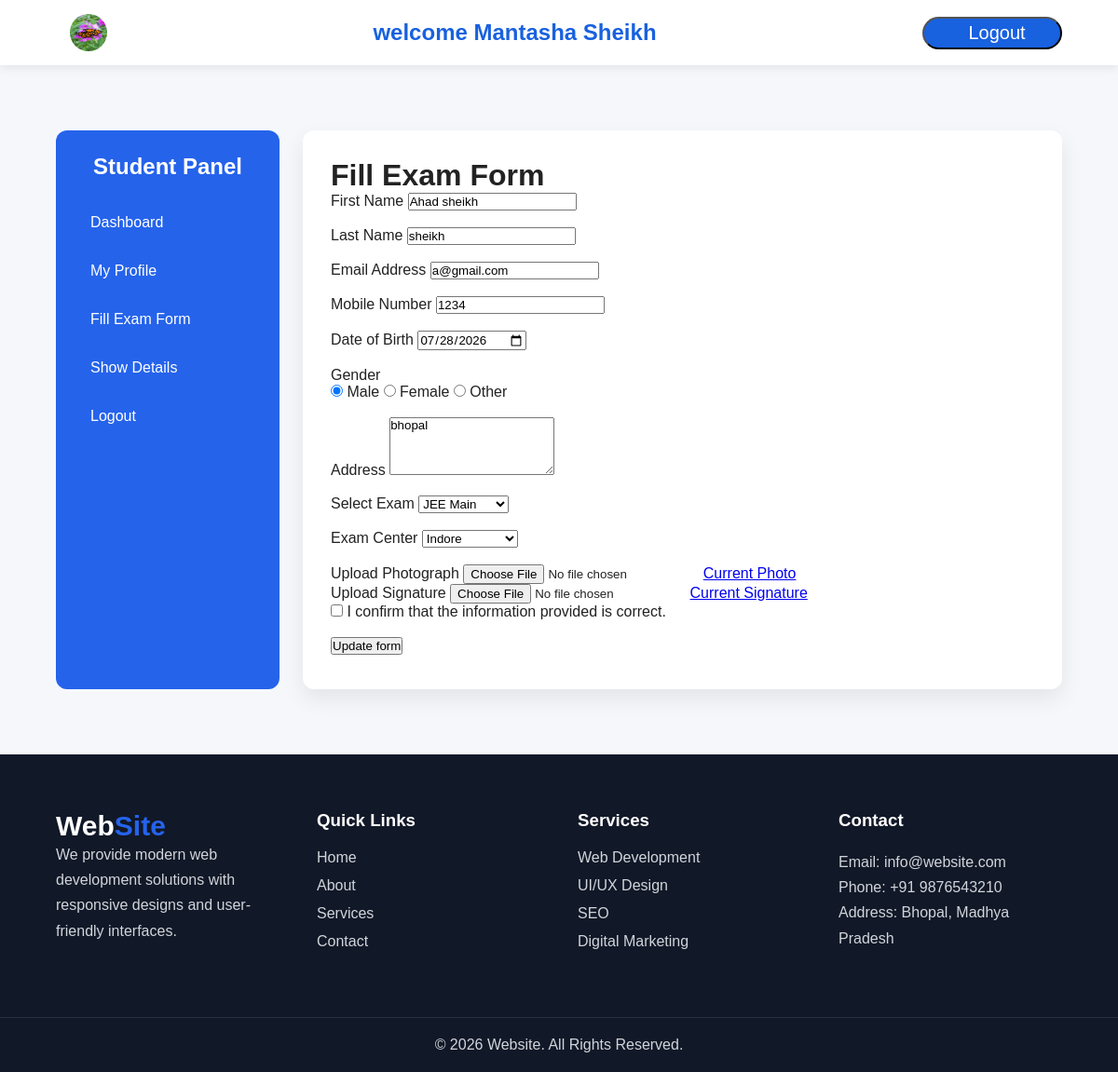
/show_details/edit/7/ (signed in), run on the app's committed database.
### app/models.py (models this page shows, shortened)
class Student(models.Model):
    CITY_CHOICES = (
        ('Bhopal', 'Bhopal'),
        ('Indore', 'Indore'),
        ('Delhi', 'Delhi'),
        ('Mumbai', 'Mumbai'),
        ('Pune', 'Pune'),
    )
    GENDER_CHOICES = (
        ('Male', 'Male'),
        ('Female', 'Female'),
        ('Other', 'Other'),
    )
    QUALIFICATION_CHOICES = (
        ('10th', '10th'),
        ('12th', '12th'),
        ('Diploma', 'Diploma'),
        ('BCA', 'BCA'),
        ('B.Tech', 'B.Tech'),
        ('MCA', 'MCA'),
        ('M.Tech', 'M.Tech'),
        ('Other', 'Other'),
    )
    name = models.CharField(max_length=100)
    email = models.EmailField(unique=True)
    city = models.CharField(max_length=20, choices=CITY_CHOICES)
    image = models.ImageField(upload_to='student_images/')
    resume = models.FileField(upload_to='student_resume/')
    password = models.CharField(max_length=100)
    gender = models.CharField(max_length=10, choices=GENDER_CHOICES)
    qualification = models.CharField(max_length=20, choices=QUALIFICATION_CHOICES)
    description = models.TextField(blank=True, null=True)

class ExamForm(models.Model):
    first_name = models.CharField(max_length=100)
    last_name = models.CharField(max_length=100)
    email = models.EmailField()
    mobile = models.CharField(max_length=10)
    dob = models.DateField()
    gender = models.CharField(max_length=10)
    address = models.TextField()
    exam = models.CharField(max_length=20)
    exam_center = models.CharField(max_length=20)
    photograph = models.ImageField(upload_to='photos/')
    signature = models.ImageField(upload_to='signatures/')
    created_at = models.DateTimeField(auto_now_add=True)
    updated_at = models.DateTimeField(auto_now=True)

### app/views.py (the view)
# urls.py: path('show_details/edit/<int:pk>/', views.edit, name="edit" ),
def edit(req,pk):
    if 'user_id' in req.session:
        user_data = Student.objects.get(id=req.session.get('user_id'))
        exam_data = ExamForm.objects.get(id=pk)
        return render(req,'fill_exam_form.html',{'data':user_data, 'exam_form':True , 'Exam_data':exam_data})

### app/templates/fill_exam_form.html (shortened to what this page needs)
{% extends 'subbase.html' %}
{% block dashboard_content %}
<h1>Fill Exam Form</h1>
{% if not Exam_data %}
<form action="" method="POST" enctype="multipart/form-data">
    {% csrf_token %}
    <div class="row">
        <div class="input-box">
            <label>First Name</label>
            <input type="text" value="{{data.name}}" readonly name="firstName" placeholder="Enter First Name" required>
        </div><br>
        <div class="input-box">
            <label>Last Name</label>
            <input type="text"  name="lastName" placeholder="Enter Last Name" required>
        </div>
    </div><br>
    <div class="input-box">
        <label>Email Address</label>
        <input type="email"  value="{{data.email}}" readonly name="email" placeholder="Enter Email" required>
    </div><br>
    <div class="input-box">
        <label>Mobile Number</label>
        <input type="tel" name="mobile" placeholder="Enter Mobile Number" required>
    </div><br>
    <div class="row">
        <div class="input-box">
            <label>Date of Birth</label>
            <input type="date" name="dob" required>
        </div><br>
        <div class="input-box">
            <label>Gender</label>
            <div class="gender">
                <label><input type="radio" value="Male" name="gender"> Male</label>
                <label><input type="radio" value="Female" name="gender"> Female</label>
                <label><input type="radio" value="other" name="gender"> Other</label>
            </div>
        </div>
    </div><br>
    <div class="input-box">
        <label>Address</label>
        <textarea rows="4" name="address" placeholder="Enter Address"></textarea>
    </div><br>
    <div class="row">
        <div class="input-box">
            <label>Select Exam</label>
            <select name="exam">
                <option>Select Exam</option>
                <option>NDA</option>
                <option>JEE Main</option>
                <option>NEET</option>
                <option>CUET</option>
                <option>SSC</option>
            </select>
        </div><br>
        <div class="input-box">
            <label>Exam Center</label>
            <select name="center">
                <option>Select Center</option>
                <option>Bhopal</option>
                <option>Indore</option>
                <option>Jabalpur</option>
                <option>Gwalior</option>
            </select>
        </div>
    </div><br>
    <div class="input-box">
        <label>Upload Photograph</label>
        <input type="file" name="photo">
    </div><br>
    <div class="input-box">
        <label>Upload Signature</label>
        <input type="file" name="file">
    </div><br>
    <div class="checkbox">
        <input type="checkbox"  required>
        <span>I confirm that the information provided is correct.</span>
    </div><br>
    <button type="submit">Submit Form</button>
</form>
{% else %}
<form action="{% url 'updateform' pk=Exam_data.id %}" method="POST" enctype="multipart/form-data">
    <div class="row">
        <div class="input-box">
            <label>First Name</label>
            <input type="text" value="{{Exam_data.first_name}}" readonly name="firstName" placeholder="Enter First Name" required>
        </div><br>
        <div class="input-box">
            <label>Last Name</label>
            <input type="text" value="{{Exam_data.last_name}}"  name="lastName" placeholder="Enter Last Name" required>
        </div>
    </div><br>
    <div class="input-box">
        <label>Email Address</label>
        <input type="email"  value="{{Exam_data.email}}" readonly name="email" placeholder="Enter Email" required>
    </div><br>
    <div class="input-box">
        <label>Mobile Number</label>
        <input type="tel" value="{{Exam_data.mobile}}"  name="mobile" placeholder="Enter Mobile Number" required>
    </div><br>
    <div class="row">
        <div class="input-box">
            <label>Date of Birth</label>
            <input type="date" name="dob" value="{{ Exam_data.dob|date:'Y-m-d' }}" required>
        </div><br>
        <div class="input-box">
            <label>Gender</label>
            <div class="gender">
               <label><input type="radio" name="gender" value="Male" {% if Exam_data.gender == 'Male' %}checked{% endif %}> Male</label>
               <label><input type="radio" name="gender" value="Female" {% if Exam_data.gender ==  'Female' %}checked{% endif %}> Female</label>
               <label><input type="radio" name="gender" value="other" {% if Exam_data.gender == 'other' %}checked{% endif %}> Other</label>
            </div>
        </div>
    </div><br>
    <div class="input-box">
        <label>Address</label>
        <textarea rows="4" name="address" placeholder="Enter Address">{{Exam_data.address}}</textarea>
    </div><br>
    <div class="row">
        <div class="input-box">
            <label>Select Exam</label>
            <select name="exam">
                <option value="JEE Main" {% if Exam_data.exam == 'JEE Main' %} selected {% endif%}>JEE Main</option>
            </select>
        </div><br>
        <div class="input-box">
            <label>Exam Center</label>
            <select name="center" >
                <option value="Indore" {% if Exam_data.exam_center == 'Indore' %} selected {% endif %}>Indore</option>
            </select>
        </div>
    </div><br>
    <div class="input-box">
    <label>Upload Photograph</label>
    <input type="file" name="photo">
    {% if Exam_data.photograph %}
        <a href="{{ Exam_data.photograph.url }}" target="_blank">
            Current Photo
        </a>
    {% endif %}
</div>
<div class="input-box">
    <label>Upload Signature</label>
    <input type="file" name="file">
    {% if Exam_data.signature %}
        <a href="{{ Exam_data.signature.url }}" target="_blank">
            Current Signature
        </a>
    {% endif %}
</div>
    <div class="checkbox">
        <input type="checkbox"  required>
        <span>I confirm that the information provided is correct.</span>
    </div><br>
    <button type="submit">Update form</button>
</form>
{% endif %}
{% endblock %}

### app/templates/base.html (shortened to what this page needs)
{% load static %}
<head>
    <link rel="stylesheet" href="{% static 'css/base.css' %}">
    {% block style %}
    {% endblock %}
</head>
<body>
  <header>
    <nav>
         {% if not data %}
        <h1>Web<span>Site</span></h1>
        <ul class="nav-links">
            <li><a href="{% url 'home' %}">Home</a></li>
            <li><a href="{% url 'about' %}">About</a></li>
            <li><a href="{% url 'contact' %}">Contact</a></li>
            <li><a href="{% url 'service' %}">Services</a></li>
        </ul>
        {% else %}
        <img src="{{data.image.url}}" alt="Logo" style="width: 40px; height: 40px; border-radius: 50%; margin-left: 15px;">
        <h2 style="font-weight: bold ;color: rgb(24, 97, 223);">welcome  {{data.name}} </h2>
        {% endif %}
        {% if not data %}
        <div class="buttons">
            <button class="btn-register"><a href="{% url 'register' %}">Register</a></button>
            <button class="btn-login"><a href="{% url 'login' %}">Login</a></button>
        </div>
        {% else %}
        <div>
            <button style="background-color: rgb(24, 97, 223); height: 35px; width: 150px;border-radius: 20px;display: flex;justify-content: center;align-items: center;padding-left:10px ;"><a href="{% url 'logout' %}" style="color:white; text-decoration:none; font-size: 20px">Logout</a></button>
        </div>
        {% endif %}
    </nav>
  </header>
  <main>
    {% block content %} {% endblock content %}
  </main>
    <footer>
        <div class="footer-container">
            <div class="footer-section">
                <h2 class="logo">Web<span>Site</span></h2>
                <p>
                    We provide modern web development solutions with responsive
                    designs and user-friendly interfaces.
                </p>
            </div>
            <div class="footer-section">
                <h3>Quick Links</h3>
                <ul>
                    <li><a href="#">Home</a></li>
                    <li><a href="#">About</a></li>
                    <li><a href="#">Services</a></li>
                    <li><a href="#">Contact</a></li>
                </ul>
            </div>
           <div class="footer-section">
                <h3>Services</h3>
                <ul>
                    <li><a href="#">Web Development</a></li>
                    <li><a href="#">UI/UX Design</a></li>
                    <li><a href="#">SEO</a></li>
                    <li><a href="#">Digital Marketing</a></li>
                </ul>
            </div>
            <div class="footer-section">
                <h3>Contact</h3>
                <p>Email: info@website.com</p>
                <p>Phone: +91 9876543210</p>
                <p>Address: Bhopal, Madhya Pradesh</p>
            </div>
        </div>
        <div class="footer-bottom">
            <p>&copy; 2026 Website. All Rights Reserved.</p>
        </div>
    </footer>
</body>

### app/static/css/base.css (style rules this page uses)
* { margin:0; padding:0; box-sizing:border-box; font-family:Arial, Helvetica, sans-serif; }
body { background:#f5f7fb; color:#222; display:flex; flex-direction:column; min-height:100vh; }
header { width:100%; background:#ffffff; box-shadow:0 3px 10px rgba(0,0,0,.08); position:sticky; top:0; z-index:1000; }
nav { width:90%; max-width:1200px; margin:auto; height:70px; display:flex; justify-content:space-between; align-items:center; }
.logo { font-size:30px; font-weight:bold; }
.logo span { color:#2563eb; }
main { flex:1; width:90%; max-width:1200px; margin:40px auto; }
footer { background:#111827; color:white; margin-top:auto; }
.footer-container { width:90%; max-width:1300px; margin:auto; padding:60px 0; display:grid; grid-template-columns:repeat(auto-fit,minmax(220px,1fr)); gap:40px; }
.footer-section h3 { margin-bottom:20px; }
.footer-section p { line-height:1.7; color:#d1d5db; }
.footer-section ul { list-style:none; }
.footer-section ul li { margin-bottom:12px; }
.footer-section ul li a { text-decoration:none; color:#d1d5db; }
.footer-bottom { text-align:center; padding:20px; border-top:1px solid rgba(255,255,255,.1); color:#d1d5db; }

### data on the page
Student: image (picture), name "Mantasha Sheikh"
ExamForm: firstName "Ahad sheikh", lastName "sheikh", email "a@gmail.com", mobile "1234", dob "07/28/2026", gender "☑ Male", gender "☐ Female", gender "☐ Other", address "bhopal", exam "JEE Main", center "Indore"
